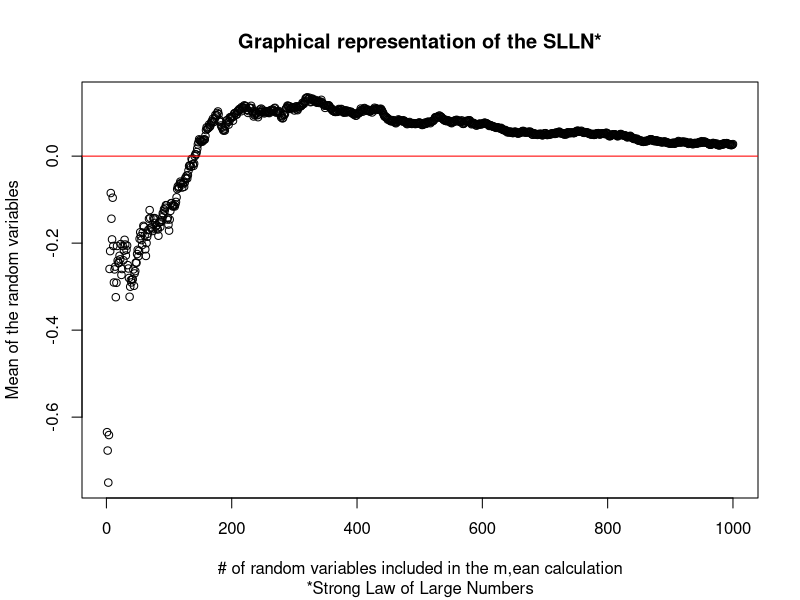

This chart was generated by the following R code:
#!/usr/bin/Rscript

visualSLLN <- function(rand_vars, n) {
  
  n <- length(rand_vars)
  means <- 1:n
  
  for(i in 1:n) {
    means[i] <- mean(rand_vars[1:i])
  }
  
  plot(means, 
       main = "Graphical representation of the SLLN*",
       sub = "*Strong Law of Large Numbers",
       xlab = "# of random variables included in the m,ean calculation",
       ylab = "Mean of the random variables")
  abline(0, 0, col = "red")
}

n <- 1000
rand_vars <- rnorm(n)

visualSLLN(rand_vars)